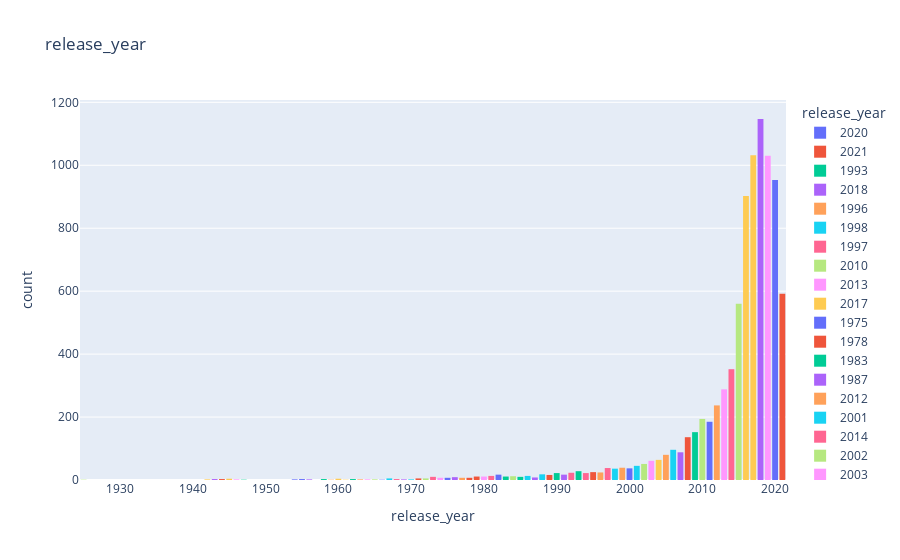

Notebook cell for this chart:
### Markdown cell above
**Netflix Content Release Year Distribution**

generates a histogram using the Plotly Express library to visualize the distribution of Netflix content based on the release year. Each bar in the histogram represents the count of content items released in a particular year. The 'release_year' column from the Netflix dataset is used as the x-axis, and each bar's color represents the corresponding release year.

### Code cell
fig = px.histogram(n_data,x="release_year", title="release_year", color="release_year")
# Update the layout and add box plots
fig.update_layout(
    bargap=0.2
)
fig.show()

### Figure 1 — Plotly figure (JSON) as saved in the notebook; plotly's stock layout.template omitted (floating-point values rounded to 4 significant figures; data arrays with more than 128 entries replaced by an {"elided": "..."} marker saying what was removed)
{"data": [{"alignmentgroup": "True", "bingroup": "x", "hovertemplate": "release_year=%{x}<br>count=%{y}<extra></extra>", "legendgroup": "2020", "marker": {"color": "#636efa", "pattern": {"shape": ""}}, "name": "2020", "offsetgroup": "2020", "orientation": "v", "showlegend": true, "type": "histogram", "x": {"elided": "953 int values"}, "xaxis": "x", "yaxis": "y"}, {"alignmentgroup": "True", "bingroup": "x", "hovertemplate": "release_year=%{x}<br>count=%{y}<extra></extra>", "legendgroup": "2021", "marker": {"color": "#EF553B", "pattern": {"shape": ""}}, "name": "2021", "offsetgroup": "2021", "orientation": "v", "showlegend": true, "type": "histogram", "x": {"elided": "592 int values"}, "xaxis": "x", "yaxis": "y"}, {"alignmentgroup": "True", "bingroup": "x", "hovertemplate": "release_year=%{x}<br>count=%{y}<extra></extra>", "legendgroup": "1993", "marker": {"color": "#00cc96", "pattern": {"shape": ""}}, "name": "1993", "offsetgroup": "1993", "orientation": "v", "showlegend": true, "type": "histogram", "x": [1993, 1993, 1993, 1993, 1993, 1993, 1993, 1993, 1993, 1993, 1993, 1993, 1993, 1993, 1993, 1993, 1993, 1993, 1993, 1993, 1993, 1993, 1993, 1993, 1993, 1993, 1993, 1993], "xaxis": "x", "yaxis": "y"}, {"alignmentgroup": "True", "bingroup": "x", "hovertemplate": "release_year=%{x}<br>count=%{y}<extra></extra>", "legendgroup": "2018", "marker": {"color": "#ab63fa", "pattern": {"shape": ""}}, "name": "2018", "offsetgroup": "2018", "orientation": "v", "showlegend": true, "type": "histogram", "x": {"elided": "1147 int values"}, "xaxis": "x", "yaxis": "y"}, {"alignmentgroup": "True", "bingroup": "x", "hovertemplate": "release_year=%{x}<br>count=%{y}<extra></extra>", "legendgroup": "1996", "marker": {"color": "#FFA15A", "pattern": {"shape": ""}}, "name": "1996", "offsetgroup": "1996", "orientation": "v", "showlegend": true, "type": "histogram", "x": [1996, 1996, 1996, 1996, 1996, 1996, 1996, 1996, 1996, 1996, 1996, 1996, 1996, 1996, 1996, 1996, 1996, 1996, 1996, 1996, 1996, 1996, 1996, 1996], "xaxis": "x", "yaxis": "y"}, {"alignmentgroup": "True", "bingroup": "x", "hovertemplate": "release_year=%{x}<br>count=%{y}<extra></extra>", "legendgroup": "1998", "marker": {"color": "#19d3f3", "pattern": {"shape": ""}}, "name": "1998", "offsetgroup": "1998", "orientation": "v", "showlegend": true, "type": "histogram", "x": [1998, 1998, 1998, 1998, 1998, 1998, 1998, 1998, 1998, 1998, 1998, 1998, 1998, 1998, 1998, 1998, 1998, 1998, 1998, 1998, 1998, 1998, 1998, 1998, 1998, 1998, 1998, 1998, 1998, 1998, 1998, 1998, 1998, 1998, 1998, 1998], "xaxis": "x", "yaxis": "y"}, {"alignmentgroup": "True", "bingroup": "x", "hovertemplate": "release_year=%{x}<br>count=%{y}<extra></extra>", "legendgroup": "1997", "marker": {"color": "#FF6692", "pattern": {"shape": ""}}, "name": "1997", "offsetgroup": "1997", "orientation": "v", "showlegend": true, "type": "histogram", "x": [1997, 1997, 1997, 1997, 1997, 1997, 1997, 1997, 1997, 1997, 1997, 1997, 1997, 1997, 1997, 1997, 1997, 1997, 1997, 1997, 1997, 1997, 1997, 1997, 1997, 1997, 1997, 1997, 1997, 1997, 1997, 1997, 1997, 1997, 1997, 1997, 1997, 1997], "xaxis": "x", "yaxis": "y"}, {"alignmentgroup": "True", "bingroup": "x", "hovertemplate": "release_year=%{x}<br>count=%{y}<extra></extra>", "legendgroup": "2010", "marker": {"color": "#B6E880", "pattern": {"shape": ""}}, "name": "2010", "offsetgroup": "2010", "orientation": "v", "showlegend": true, "type": "histogram", "x": {"elided": "194 int values"}, "xaxis": "x", "yaxis": "y"}, {"alignmentgroup": "True", "bingroup": "x", "hovertemplate": "release_year=%{x}<br>count=%{y}<extra></extra>", "legendgroup": "2013", "marker": {"color": "#FF97FF", "pattern": {"shape": ""}}, "name": "2013", "offsetgroup": "2013", "orientation": "v", "showlegend": true, "type": "histogram", "x": {"elided": "288 int values"}, "xaxis": "x", "yaxis": "y"}, {"alignmentgroup": "True", "bingroup": "x", "hovertemplate": "release_year=%{x}<br>count=%{y}<extra></extra>", "legendgroup": "2017", "marker": {"color": "#FECB52", "pattern": {"shape": ""}}, "name": "2017", "offsetgroup": "2017", "orientation": "v", "showlegend": true, "type": "histogram", "x": {"elided": "1032 int values"}, "xaxis": "x", "yaxis": "y"}, {"alignmentgroup": "True", "bingroup": "x", "hovertemplate": "release_year=%{x}<br>count=%{y}<extra></extra>", "legendgroup": "1975", "marker": {"color": "#636efa", "pattern": {"shape": ""}}, "name": "1975", "offsetgroup": "1975", "orientation": "v", "showlegend": true, "type": "histogram", "x": [1975, 1975, 1975, 1975, 1975, 1975, 1975], "xaxis": "x", "yaxis": "y"}, {"alignmentgroup": "True", "bingroup": "x", "hovertemplate": "release_year=%{x}<br>count=%{y}<extra></extra>", "legendgroup": "1978", "marker": {"color": "#EF553B", "pattern": {"shape": ""}}, "name": "1978", "offsetgroup": "1978", "orientation": "v", "showlegend": true, "type": "histogram", "x": [1978, 1978, 1978, 1978, 1978, 1978, 1978], "xaxis": "x", "yaxis": "y"}, {"alignmentgroup": "True", "bingroup": "x", "hovertemplate": "release_year=%{x}<br>count=%{y}<extra></extra>", "legendgroup": "1983", "marker": {"color": "#00cc96", "pattern": {"shape": ""}}, "name": "1983", "offsetgroup": "1983", "orientation": "v", "showlegend": true, "type": "histogram", "x": [1983, 1983, 1983, 1983, 1983, 1983, 1983, 1983, 1983, 1983, 1983], "xaxis": "x", "yaxis": "y"}, {"alignmentgroup": "True", "bingroup": "x", "hovertemplate": "release_year=%{x}<br>count=%{y}<extra></extra>", "legendgroup": "1987", "marker": {"color": "#ab63fa", "pattern": {"shape": ""}}, "name": "1987", "offsetgroup": "1987", "orientation": "v", "showlegend": true, "type": "histogram", "x": [1987, 1987, 1987, 1987, 1987, 1987, 1987, 1987], "xaxis": "x", "yaxis": "y"}, {"alignmentgroup": "True", "bingroup": "x", "hovertemplate": "release_year=%{x}<br>count=%{y}<extra></extra>", "legendgroup": "2012", "marker": {"color": "#FFA15A", "pattern": {"shape": ""}}, "name": "2012", "offsetgroup": "2012", "orientation": "v", "showlegend": true, "type": "histogram", "x": {"elided": "237 int values"}, "xaxis": "x", "yaxis": "y"}, {"alignmentgroup": "True", "bingroup": "x", "hovertemplate": "release_year=%{x}<br>count=%{y}<extra></extra>", "legendgroup": "2001", "marker": {"color": "#19d3f3", "pattern": {"shape": ""}}, "name": "2001", "offsetgroup": "2001", "orientation": "v", "showlegend": true, "type": "histogram", "x": [2001, 2001, 2001, 2001, 2001, 2001, 2001, 2001, 2001, 2001, 2001, 2001, 2001, 2001, 2001, 2001, 2001, 2001, 2001, 2001, 2001, 2001, 2001, 2001, 2001, 2001, 2001, 2001, 2001, 2001, 2001, 2001, 2001, 2001, 2001, 2001, 2001, 2001, 2001, 2001, 2001, 2001, 2001, 2001, 2001], "xaxis": "x", "yaxis": "y"}, {"alignmentgroup": "True", "bingroup": "x", "hovertemplate": "release_year=%{x}<br>count=%{y}<extra></extra>", "legendgroup": "2014", "marker": {"color": "#FF6692", "pattern": {"shape": ""}}, "name": "2014", "offsetgroup": "2014", "orientation": "v", "showlegend": true, "type": "histogram", "x": {"elided": "352 int values"}, "xaxis": "x", "yaxis": "y"}, {"alignmentgroup": "True", "bingroup": "x", "hovertemplate": "release_year=%{x}<br>count=%{y}<extra></extra>", "legendgroup": "2002", "marker": {"color": "#B6E880", "pattern": {"shape": ""}}, "name": "2002", "offsetgroup": "2002", "orientation": "v", "showlegend": true, "type": "histogram", "x": [2002, 2002, 2002, 2002, 2002, 2002, 2002, 2002, 2002, 2002, 2002, 2002, 2002, 2002, 2002, 2002, 2002, 2002, 2002, 2002, 2002, 2002, 2002, 2002, 2002, 2002, 2002, 2002, 2002, 2002, 2002, 2002, 2002, 2002, 2002, 2002, 2002, 2002, 2002, 2002, 2002, 2002, 2002, 2002, 2002, 2002, 2002, 2002, 2002, 2002, 2002], "xaxis": "x", "yaxis": "y"}, {"alignmentgroup": "True", "bingroup": "x", "hovertemplate": "release_year=%{x}<br>count=%{y}<extra></extra>", "legendgroup": "2003", "marker": {"color": "#FF97FF", "pattern": {"shape": ""}}, "name": "2003", "offsetgroup": "2003", "orientation": "v", "showlegend": true, "type": "histogram", "x": [2003, 2003, 2003, 2003, 2003, 2003, 2003, 2003, 2003, 2003, 2003, 2003, 2003, 2003, 2003, 2003, 2003, 2003, 2003, 2003, 2003, 2003, 2003, 2003, 2003, 2003, 2003, 2003, 2003, 2003, 2003, 2003, 2003, 2003, 2003, 2003, 2003, 2003, 2003, 2003, 2003, 2003, 2003, 2003, 2003, 2003, 2003, 2003, 2003, 2003, 2003, 2003, 2003, 2003, 2003, 2003, 2003, 2003, 2003, 2003, 2003], "xaxis": "x", "yaxis": "y"}, {"alignmentgroup": "True", "bingroup": "x", "hovertemplate": "release_year=%{x}<br>count=%{y}<extra></extra>", "legendgroup": "2004", "marker": {"color": "#FECB52", "pattern": {"shape": ""}}, "name": "2004", "offsetgroup": "2004", "orientation": "v", "showlegend": true, "type": "histogram", "x": [2004, 2004, 2004, 2004, 2004, 2004, 2004, 2004, 2004, 2004, 2004, 2004, 2004, 2004, 2004, 2004, 2004, 2004, 2004, 2004, 2004, 2004, 2004, 2004, 2004, 2004, 2004, 2004, 2004, 2004, 2004, 2004, 2004, 2004, 2004, 2004, 2004, 2004, 2004, 2004, 2004, 2004, 2004, 2004, 2004, 2004, 2004, 2004, 2004, 2004, 2004, 2004, 2004, 2004, 2004, 2004, 2004, 2004, 2004, 2004, 2004, 2004, 2004, 2004], "xaxis": "x", "yaxis": "y"}, {"alignmentgroup": "True", "bingroup": "x", "hovertemplate": "release_year=%{x}<br>count=%{y}<extra></extra>", "legendgroup": "2011", "marker": {"color": "#636efa", "pattern": {"shape": ""}}, "name": "2011", "offsetgroup": "2011", "orientation": "v", "showlegend": true, "type": "histogram", "x": {"elided": "185 int values"}, "xaxis": "x", "yaxis": "y"}, {"alignmentgroup": "True", "bingroup": "x", "hovertemplate": "release_year=%{x}<br>count=%{y}<extra></extra>", "legendgroup": "2008", "marker": {"color": "#EF553B", "pattern": {"shape": ""}}, "name": "2008", "offsetgroup": "2008", "orientation": "v", "showlegend": true, "type": "histogram", "x": {"elided": "136 int values"}, "xaxis": "x", "yaxis": "y"}, {"alignmentgroup": "True", "bingroup": "x", "hovertemplate": "release_year=%{x}<br>count=%{y}<extra></extra>", "legendgroup": "2009", "marker": {"color": "#00cc96", "pattern": {"shape": ""}}, "name": "2009", "offsetgroup": "2009", "orientation": "v", "showlegend": true, "type": "histogram", "x": {"elided": "152 int values"}, "xaxis": "x", "yaxis": "y"}, {"alignmentgroup": "True", "bingroup": "x", "hovertemplate": "release_year=%{x}<br>count=%{y}<extra></extra>", "legendgroup": "2007", "marker": {"color": "#ab63fa", "pattern": {"shape": ""}}, "name": "2007", "offsetgroup": "2007", "orientation": "v", "showlegend": true, "type": "histogram", "x": [2007, 2007, 2007, 2007, 2007, 2007, 2007, 2007, 2007, 2007, 2007, 2007, 2007, 2007, 2007, 2007, 2007, 2007, 2007, 2007, 2007, 2007, 2007, 2007, 2007, 2007, 2007, 2007, 2007, 2007, 2007, 2007, 2007, 2007, 2007, 2007, 2007, 2007, 2007, 2007, 2007, 2007, 2007, 2007, 2007, 2007, 2007, 2007, 2007, 2007, 2007, 2007, 2007, 2007, 2007, 2007, 2007, 2007, 2007, 2007, 2007, 2007, 2007, 2007, 2007, 2007, 2007, 2007, 2007, 2007, 2007, 2007, 2007, 2007, 2007, 2007, 2007, 2007, 2007, 2007, 2007, 2007, 2007, 2007, 2007, 2007, 2007, 2007], "xaxis": "x", "yaxis": "y"}, {"alignmentgroup": "True", "bingroup": "x", "hovertemplate": "release_year=%{x}<br>count=%{y}<extra></extra>", "legendgroup": "2005", "marker": {"color": "#FFA15A", "pattern": {"shape": ""}}, "name": "2005", "offsetgroup": "2005", "orientation": "v", "showlegend": true, "type": "histogram", "x": [2005, 2005, 2005, 2005, 2005, 2005, 2005, 2005, 2005, 2005, 2005, 2005, 2005, 2005, 2005, 2005, 2005, 2005, 2005, 2005, 2005, 2005, 2005, 2005, 2005, 2005, 2005, 2005, 2005, 2005, 2005, 2005, 2005, 2005, 2005, 2005, 2005, 2005, 2005, 2005, 2005, 2005, 2005, 2005, 2005, 2005, 2005, 2005, 2005, 2005, 2005, 2005, 2005, 2005, 2005, 2005, 2005, 2005, 2005, 2005, 2005, 2005, 2005, 2005, 2005, 2005, 2005, 2005, 2005, 2005, 2005, 2005, 2005, 2005, 2005, 2005, 2005, 2005, 2005, 2005], "xaxis": "x", "yaxis": "y"}, {"alignmentgroup": "True", "bingroup": "x", "hovertemplate": "release_year=%{x}<br>count=%{y}<extra></extra>", "legendgroup": "2006", "marker": {"color": "#19d3f3", "pattern": {"shape": ""}}, "name": "2006", "offsetgroup": "2006", "orientation": "v", "showlegend": true, "type": "histogram", "x": [2006, 2006, 2006, 2006, 2006, 2006, 2006, 2006, 2006, 2006, 2006, 2006, 2006, 2006, 2006, 2006, 2006, 2006, 2006, 2006, 2006, 2006, 2006, 2006, 2006, 2006, 2006, 2006, 2006, 2006, 2006, 2006, 2006, 2006, 2006, 2006, 2006, 2006, 2006, 2006, 2006, 2006, 2006, 2006, 2006, 2006, 2006, 2006, 2006, 2006, 2006, 2006, 2006, 2006, 2006, 2006, 2006, 2006, 2006, 2006, 2006, 2006, 2006, 2006, 2006, 2006, 2006, 2006, 2006, 2006, 2006, 2006, 2006, 2006, 2006, 2006, 2006, 2006, 2006, 2006, 2006, 2006, 2006, 2006, 2006, 2006, 2006, 2006, 2006, 2006, 2006, 2006, 2006, 2006, 2006, 2006], "xaxis": "x", "yaxis": "y"}, {"alignmentgroup": "True", "bingroup": "x", "hovertemplate": "release_year=%{x}<br>count=%{y}<extra></extra>", "legendgroup": "1994", "marker": {"color": "#FF6692", "pattern": {"shape": ""}}, "name": "1994", "offsetgroup": "1994", "orientation": "v", "showlegend": true, "type": "histogram", "x": [1994, 1994, 1994, 1994, 1994, 1994, 1994, 1994, 1994, 1994, 1994, 1994, 1994, 1994, 1994, 1994, 1994, 1994, 1994, 1994, 1994, 1994], "xaxis": "x", "yaxis": "y"}, {"alignmentgroup": "True", "bingroup": "x", "hovertemplate": "release_year=%{x}<br>count=%{y}<extra></extra>", "legendgroup": "2015", "marker": {"color": "#B6E880", "pattern": {"shape": ""}}, "name": "2015", "offsetgroup": "2015", "orientation": "v", "showlegend": true, "type": "histogram", "x": {"elided": "560 int values"}, "xaxis": "x", "yaxis": "y"}, {"alignmentgroup": "True", "bingroup": "x", "hovertemplate": "release_year=%{x}<br>count=%{y}<extra></extra>", "legendgroup": "2019", "marker": {"color": "#FF97FF", "pattern": {"shape": ""}}, "name": "2019", "offsetgroup": "2019", "orientation": "v", "showlegend": true, "type": "histogram", "x": {"elided": "1030 int values"}, "xaxis": "x", "yaxis": "y"}, {"alignmentgroup": "True", "bingroup": "x", "hovertemplate": "release_year=%{x}<br>count=%{y}<extra></extra>", "legendgroup": "2016", "marker": {"color": "#FECB52", "pattern": {"shape": ""}}, "name": "2016", "offsetgroup": "2016", "orientation": "v", "showlegend": true, "type": "histogram", "x": {"elided": "902 int values"}, "xaxis": "x", "yaxis": "y"}, {"alignmentgroup": "True", "bingroup": "x", "hovertemplate": "release_year=%{x}<br>count=%{y}<extra></extra>", "legendgroup": "1982", "marker": {"color": "#636efa", "pattern": {"shape": ""}}, "name": "1982", "offsetgroup": "1982", "orientation": "v", "showlegend": true, "type": "histogram", "x": [1982, 1982, 1982, 1982, 1982, 1982, 1982, 1982, 1982, 1982, 1982, 1982, 1982, 1982, 1982, 1982, 1982], "xaxis": "x", "yaxis": "y"}, {"alignmentgroup": "True", "bingroup": "x", "hovertemplate": "release_year=%{x}<br>count=%{y}<extra></extra>", "legendgroup": "1989", "marker": {"color": "#EF553B", "pattern": {"shape": ""}}, "name": "1989", "offsetgroup": "1989", "orientation": "v", "showlegend": true, "type": "histogram", "x": [1989, 1989, 1989, 1989, 1989, 1989, 1989, 1989, 1989, 1989, 1989, 1989, 1989, 1989, 1989, 1989], "xaxis": "x", "yaxis": "y"}, {"alignmentgroup": "True", "bingroup": "x", "hovertemplate": "release_year=%{x}<br>count=%{y}<extra></extra>", "legendgroup": "1990", "marker": {"color": "#00cc96", "pattern": {"shape": ""}}, "name": "1990", "offsetgroup": "1990", "orientation": "v", "showlegend": true, "type": "histogram", "x": [1990, 1990, 1990, 1990, 1990, 1990, 1990, 1990, 1990, 1990, 1990, 1990, 1990, 1990, 1990, 1990, 1990, 1990, 1990, 1990, 1990, 1990], "xaxis": "x", "yaxis": "y"}, {"alignmentgroup": "True", "bingroup": "x", "hovertemplate": "release_year=%{x}<br>count=%{y}<extra></extra>", "legendgroup": "1991", "marker": {"color": "#ab63fa", "pattern": {"shape": ""}}, "name": "1991", "offsetgroup": "1991", "orientation": "v", "showlegend": true, "type": "histogram", "x": [1991, 1991, 1991, 1991, 1991, 1991, 1991, 1991, 1991, 1991, 1991, 1991, 1991, 1991, 1991, 1991, 1991], "xaxis": "x", "yaxis": "y"}, {"alignmentgroup": "True", "bingroup": "x", "hovertemplate": "release_year=%{x}<br>count=%{y}<extra></extra>", "legendgroup": "1999", "marker": {"color": "#FFA15A", "pattern": {"shape": ""}}, "name": "1999", "offsetgroup": "1999", "orientation": "v", "showlegend": true, "type": "histogram", "x": [1999, 1999, 1999, 1999, 1999, 1999, 1999, 1999, 1999, 1999, 1999, 1999, 1999, 1999, 1999, 1999, 1999, 1999, 1999, 1999, 1999, 1999, 1999, 1999, 1999, 1999, 1999, 1999, 1999, 1999, 1999, 1999, 1999, 1999, 1999, 1999, 1999, 1999, 1999], "xaxis": "x", "yaxis": "y"}, {"alignmentgroup": "True", "bingroup": "x", "hovertemplate": "release_year=%{x}<br>count=%{y}<extra></extra>", "legendgroup": "1986", "marker": {"color": "#19d3f3", "pattern": {"shape": ""}}, "name": "1986", "offsetgroup": "1986", "orientation": "v", "showlegend": true, "type": "histogram", "x": [1986, 1986, 1986, 1986, 1986, 1986, 1986, 1986, 1986, 1986, 1986, 1986, 1986], "xaxis": "x", "yaxis": "y"}, {"alignmentgroup": "True", "bingroup": "x", "hovertemplate": "release_year=%{x}<br>count=%{y}<extra></extra>", "legendgroup": "1992", "marker": {"color": "#FF6692", "pattern": {"shape": ""}}, "name": "1992", "offsetgroup": "1992", "orientation": "v", "showlegend": true, "type": "histogram", "x": [1992, 1992, 1992, 1992, 1992, 1992, 1992, 1992, 1992, 1992, 1992, 1992, 1992, 1992, 1992, 1992, 1992, 1992, 1992, 1992, 1992, 1992, 1992], "xaxis": "x", "yaxis": "y"}, {"alignmentgroup": "True", "bingroup": "x", "hovertemplate": "release_year=%{x}<br>count=%{y}<extra></extra>", "legendgroup": "1984", "marker": {"color": "#B6E880", "pattern": {"shape": ""}}, "name": "1984", "offsetgroup": "1984", "orientation": "v", "showlegend": true, "type": "histogram", "x": [1984, 1984, 1984, 1984, 1984, 1984, 1984, 1984, 1984, 1984, 1984, 1984], "xaxis": "x", "yaxis": "y"}, {"alignmentgroup": "True", "bingroup": "x", "hovertemplate": "release_year=%{x}<br>count=%{y}<extra></extra>", "legendgroup": "1980", "marker": {"color": "#FF97FF", "pattern": {"shape": ""}}, "name": "1980", "offsetgroup": "1980", "orientation": "v", "showlegend": true, "type": "histogram", "x": [1980, 1980, 1980, 1980, 1980, 1980, 1980, 1980, 1980, 1980, 1980], "xaxis": "x", "yaxis": "y"}, {"alignmentgroup": "True", "bingroup": "x", "hovertemplate": "release_year=%{x}<br>count=%{y}<extra></extra>", "legendgroup": "1961", "marker": {"color": "#FECB52", "pattern": {"shape": ""}}, "name": "1961", "offsetgroup": "1961", "orientation": "v", "showlegend": true, "type": "histogram", "x": [1961], "xaxis": "x", "yaxis": "y"}, {"alignmentgroup": "True", "bingroup": "x", "hovertemplate": "release_year=%{x}<br>count=%{y}<extra></extra>", "legendgroup": "2000", "marker": {"color": "#636efa", "pattern": {"shape": ""}}, "name": "2000", "offsetgroup": "2000", "orientation": "v", "showlegend": true, "type": "histogram", "x": [2000, 2000, 2000, 2000, 2000, 2000, 2000, 2000, 2000, 2000, 2000, 2000, 2000, 2000, 2000, 2000, 2000, 2000, 2000, 2000, 2000, 2000, 2000, 2000, 2000, 2000, 2000, 2000, 2000, 2000, 2000, 2000, 2000, 2000, 2000, 2000, 2000], "xaxis": "x", "yaxis": "y"}, {"alignmentgroup": "True", "bingroup": "x", "hovertemplate": "release_year=%{x}<br>count=%{y}<extra></extra>", "legendgroup": "1995", "marker": {"color": "#EF553B", "pattern": {"shape": ""}}, "name": "1995", "offsetgroup": "1995", "orientation": "v", "showlegend": true, "type": "histogram", "x": [1995, 1995, 1995, 1995, 1995, 1995, 1995, 1995, 1995, 1995, 1995, 1995, 1995, 1995, 1995, 1995, 1995, 1995, 1995, 1995, 1995, 1995, 1995, 1995, 1995], "xaxis": "x", "yaxis": "y"}, {"alignmentgroup": "True", "bingroup": "x", "hovertemplate": "release_year=%{x}<br>count=%{y}<extra></extra>", "legendgroup": "1985", "marker": {"color": "#00cc96", "pattern": {"shape": ""}}, "name": "1985", "offsetgroup": "1985", "orientation": "v", "showlegend": true, "type": "histogram", "x": [1985, 1985, 1985, 1985, 1985, 1985, 1985, 1985, 1985, 1985], "xaxis": "x", "yaxis": "y"}, {"alignmentgroup": "True", "bingroup": "x", "hovertemplate": "release_year=%{x}<br>count=%{y}<extra></extra>", "legendgroup": "1976", "marker": {"color": "#ab63fa", "pattern": {"shape": ""}}, "name": "1976", "offsetgroup": "1976", "orientation": "v", "showlegend": true, "type": "histogram", "x": [1976, 1976, 1976, 1976, 1976, 1976, 1976, 1976, 1976], "xaxis": "x", "yaxis": "y"}, {"alignmentgroup": "True", "bingroup": "x", "hovertemplate": "release_year=%{x}<br>count=%{y}<extra></extra>", "legendgroup": "1959", "marker": {"color": "#FFA15A", "pattern": {"shape": ""}}, "name": "1959", "offsetgroup": "1959", "orientation": "v", "showlegend": true, "type": "histogram", "x": [1959], "xaxis": "x", "yaxis": "y"}, {"alignmentgroup": "True", "bingroup": "x", "hovertemplate": "release_year=%{x}<br>count=%{y}<extra></extra>", "legendgroup": "1988", "marker": {"color": "#19d3f3", "pattern": {"shape": ""}}, "name": "1988", "offsetgroup": "1988", "orientation": "v", "showlegend": true, "type": "histogram", "x": [1988, 1988, 1988, 1988, 1988, 1988, 1988, 1988, 1988, 1988, 1988, 1988, 1988, 1988, 1988, 1988, 1988, 1988], "xaxis": "x", "yaxis": "y"}, {"alignmentgroup": "True", "bingroup": "x", "hovertemplate": "release_year=%{x}<br>count=%{y}<extra></extra>", "legendgroup": "1981", "marker": {"color": "#FF6692", "pattern": {"shape": ""}}, "name": "1981", "offsetgroup": "1981", "orientation": "v", "showlegend": true, "type": "histogram", "x": [1981, 1981, 1981, 1981, 1981, 1981, 1981, 1981, 1981, 1981, 1981, 1981, 1981], "xaxis": "x", "yaxis": "y"}, {"alignmentgroup": "True", "bingroup": "x", "hovertemplate": "release_year=%{x}<br>count=%{y}<extra></extra>", "legendgroup": "1972", "marker": {"color": "#B6E880", "pattern": {"shape": ""}}, "name": "1972", "offsetgroup": "1972", "orientation": "v", "showlegend": true, "type": "histogram", "x": [1972, 1972, 1972, 1972, 1972], "xaxis": "x", "yaxis": "y"}, {"alignmentgroup": "True", "bingroup": "x", "hovertemplate": "release_year=%{x}<br>count=%{y}<extra></extra>", "legendgroup": "1964", "marker": {"color": "#FF97FF", "pattern": {"shape": ""}}, "name": "1964", "offsetgroup": "1964", "orientation": "v", "showlegend": true, "type": "histogram", "x": [1964, 1964], "xaxis": "x", "yaxis": "y"}, {"alignmentgroup": "True", "bingroup": "x", "hovertemplate": "release_year=%{x}<br>count=%{y}<extra></extra>", "legendgroup": "1945", "marker": {"color": "#FECB52", "pattern": {"shape": ""}}, "name": "1945", "offsetgroup": "1945", "orientation": "v", "showlegend": true, "type": "histogram", "x": [1945, 1945, 1945, 1945], "xaxis": "x", "yaxis": "y"}, {"alignmentgroup": "True", "bingroup": "x", "hovertemplate": "release_year=%{x}<br>count=%{y}<extra></extra>", "legendgroup": "1954", "marker": {"color": "#636efa", "pattern": {"shape": ""}}, "name": "1954", "offsetgroup": "1954", "orientation": "v", "showlegend": true, "type": "histogram", "x": [1954, 1954], "xaxis": "x", "yaxis": "y"}, {"alignmentgroup": "True", "bingroup": "x", "hovertemplate": "release_year=%{x}<br>count=%{y}<extra></extra>", "legendgroup": "1979", "marker": {"color": "#EF553B", "pattern": {"shape": ""}}, "name": "1979", "offsetgroup": "1979", "orientation": "v", "showlegend": true, "type": "histogram", "x": [1979, 1979, 1979, 1979, 1979, 1979, 1979, 1979, 1979, 1979, 1979], "xaxis": "x", "yaxis": "y"}, {"alignmentgroup": "True", "bingroup": "x", "hovertemplate": "release_year=%{x}<br>count=%{y}<extra></extra>", "legendgroup": "1958", "marker": {"color": "#00cc96", "pattern": {"shape": ""}}, "name": "1958", "offsetgroup": "1958", "orientation": "v", "showlegend": true, "type": "histogram", "x": [1958, 1958, 1958], "xaxis": "x", "yaxis": "y"}, {"alignmentgroup": "True", "bingroup": "x", "hovertemplate": "release_year=%{x}<br>count=%{y}<extra></extra>", "legendgroup": "1956", "marker": {"color": "#ab63fa", "pattern": {"shape": ""}}, "name": "1956", "offsetgroup": "1956", "orientation": "v", "showlegend": true, "type": "histogram", "x": [1956, 1956], "xaxis": "x", "yaxis": "y"}, {"alignmentgroup": "True", "bingroup": "x", "hovertemplate": "release_year=%{x}<br>count=%{y}<extra></extra>", "legendgroup": "1963", "marker": {"color": "#FFA15A", "pattern": {"shape": ""}}, "name": "1963", "offsetgroup": "1963", "orientation": "v", "showlegend": true, "type": "histogram", "x": [1963, 1963], "xaxis": "x", "yaxis": "y"}, {"alignmentgroup": "True", "bingroup": "x", "hovertemplate": "release_year=%{x}<br>count=%{y}<extra></extra>", "legendgroup": "1970", "marker": {"color": "#19d3f3", "pattern": {"shape": ""}}, "name": "1970", "offsetgroup": "1970", "orientation": "v", "showlegend": true, "type": "histogram", "x": [1970, 1970], "xaxis": "x", "yaxis": "y"}, {"alignmentgroup": "True", "bingroup": "x", "hovertemplate": "release_year=%{x}<br>count=%{y}<extra></extra>", "legendgroup": "1973", "marker": {"color": "#FF6692", "pattern": {"shape": ""}}, "name": "1973", "offsetgroup": "1973", "orientation": "v", "showlegend": true, "type": "histogram", "x": [1973, 1973, 1973, 1973, 1973, 1973, 1973, 1973, 1973, 1973], "xaxis": "x", "yaxis": "y"}, {"alignmentgroup": "True", "bingroup": "x", "hovertemplate": "release_year=%{x}<br>count=%{y}<extra></extra>", "legendgroup": "1925", "marker": {"color": "#B6E880", "pattern": {"shape": ""}}, "name": "1925", "offsetgroup": "1925", "orientation": "v", "showlegend": true, "type": "histogram", "x": [1925], "xaxis": "x", "yaxis": "y"}, {"alignmentgroup": "True", "bingroup": "x", "hovertemplate": "release_year=%{x}<br>count=%{y}<extra></extra>", "legendgroup": "1974", "marker": {"color": "#FF97FF", "pattern": {"shape": ""}}, "name": "1974", "offsetgroup": "1974", "orientation": "v", "showlegend": true, "type": "histogram", "x": [1974, 1974, 1974, 1974, 1974, 1974, 1974], "xaxis": "x", "yaxis": "y"}, {"alignmentgroup": "True", "bingroup": "x", "hovertemplate": "release_year=%{x}<br>count=%{y}<extra></extra>", "legendgroup": "1960", "marker": {"color": "#FECB52", "pattern": {"shape": ""}}, "name": "1960", "offsetgroup": "1960", "orientation": "v", "showlegend": true, "type": "histogram", "x": [1960, 1960, 1960, 1960], "xaxis": "x", "yaxis": "y"}, {"alignmentgroup": "True", "bingroup": "x", "hovertemplate": "release_year=%{x}<br>count=%{y}<extra></extra>", "legendgroup": "1966", "marker": {"color": "#636efa", "pattern": {"shape": ""}}, "name": "1966", "offsetgroup": "1966", "orientation": "v", "showlegend": true, "type": "histogram", "x": [1966], "xaxis": "x", "yaxis": "y"}, {"alignmentgroup": "True", "bingroup": "x", "hovertemplate": "release_year=%{x}<br>count=%{y}<extra></extra>", "legendgroup": "1971", "marker": {"color": "#EF553B", "pattern": {"shape": ""}}, "name": "1971", "offsetgroup": "1971", "orientation": "v", "showlegend": true, "type": "histogram", "x": [1971, 1971, 1971, 1971, 1971], "xaxis": "x", "yaxis": "y"}, {"alignmentgroup": "True", "bingroup": "x", "hovertemplate": "release_year=%{x}<br>count=%{y}<extra></extra>", "legendgroup": "1962", "marker": {"color": "#00cc96", "pattern": {"shape": ""}}, "name": "1962", "offsetgroup": "1962", "orientation": "v", "showlegend": true, "type": "histogram", "x": [1962, 1962, 1962], "xaxis": "x", "yaxis": "y"}, {"alignmentgroup": "True", "bingroup": "x", "hovertemplate": "release_year=%{x}<br>count=%{y}<extra></extra>", "legendgroup": "1969", "marker": {"color": "#ab63fa", "pattern": {"shape": ""}}, "name": "1969", "offsetgroup": "1969", "orientation": "v", "showlegend": true, "type": "histogram", "x": [1969, 1969], "xaxis": "x", "yaxis": "y"}, {"alignmentgroup": "True", "bingroup": "x", "hovertemplate": "release_year=%{x}<br>count=%{y}<extra></extra>", "legendgroup": "1977", "marker": {"color": "#FFA15A", "pattern": {"shape": ""}}, "name": "1977", "offsetgroup": "1977", "orientation": "v", "showlegend": true, "type": "histogram", "x": [1977, 1977, 1977, 1977, 1977, 1977, 1977], "xaxis": "x", "yaxis": "y"}, {"alignmentgroup": "True", "bingroup": "x", "hovertemplate": "release_year=%{x}<br>count=%{y}<extra></extra>", "legendgroup": "1967", "marker": {"color": "#19d3f3", "pattern": {"shape": ""}}, "name": "1967", "offsetgroup": "1967", "orientation": "v", "showlegend": true, "type": "histogram", "x": [1967, 1967, 1967, 1967, 1967], "xaxis": "x", "yaxis": "y"}, {"alignmentgroup": "True", "bingroup": "x", "hovertemplate": "release_year=%{x}<br>count=%{y}<extra></extra>", "legendgroup": "1968", "marker": {"color": "#FF6692", "pattern": {"shape": ""}}, "name": "1968", "offsetgroup": "1968", "orientation": "v", "showlegend": true, "type": "histogram", "x": [1968, 1968, 1968], "xaxis": "x", "yaxis": "y"}, {"alignmentgroup": "True", "bingroup": "x", "hovertemplate": "release_year=%{x}<br>count=%{y}<extra></extra>", "legendgroup": "1965", "marker": {"color": "#B6E880", "pattern": {"shape": ""}}, "name": "1965", "offsetgroup": "1965", "orientation": "v", "showlegend": true, "type": "histogram", "x": [1965, 1965], "xaxis": "x", "yaxis": "y"}, {"alignmentgroup": "True", "bingroup": "x", "hovertemplate": "release_year=%{x}<br>count=%{y}<extra></extra>", "legendgroup": "1946", "marker": {"color": "#FF97FF", "pattern": {"shape": ""}}, "name": "1946", "offsetgroup": "1946", "orientation": "v", "showlegend": true, "type": "histogram", "x": [1946, 1946], "xaxis": "x", "yaxis": "y"}, {"alignmentgroup": "True", "bingroup": "x", "hovertemplate": "release_year=%{x}<br>count=%{y}<extra></extra>", "legendgroup": "1942", "marker": {"color": "#FECB52", "pattern": {"shape": ""}}, "name": "1942", "offsetgroup": "1942", "orientation": "v", "showlegend": true, "type": "histogram", "x": [1942, 1942], "xaxis": "x", "yaxis": "y"}, {"alignmentgroup": "True", "bingroup": "x", "hovertemplate": "release_year=%{x}<br>count=%{y}<extra></extra>", "legendgroup": "1955", "marker": {"color": "#636efa", "pattern": {"shape": ""}}, "name": "1955", "offsetgroup": "1955", "orientation": "v", "showlegend": true, "type": "histogram", "x": [1955, 1955, 1955], "xaxis": "x", "yaxis": "y"}, {"alignmentgroup": "True", "bingroup": "x", "hovertemplate": "release_year=%{x}<br>count=%{y}<extra></extra>", "legendgroup": "1944", "marker": {"color": "#EF553B", "pattern": {"shape": ""}}, "name": "1944", "offsetgroup": "1944", "orientation": "v", "showlegend": true, "type": "histogram", "x": [1944, 1944, 1944], "xaxis": "x", "yaxis": "y"}, {"alignmentgroup": "True", "bingroup": "x", "hovertemplate": "release_year=%{x}<br>count=%{y}<extra></extra>", "legendgroup": "1947", "marker": {"color": "#00cc96", "pattern": {"shape": ""}}, "name": "1947", "offsetgroup": "1947", "orientation": "v", "showlegend": true, "type": "histogram", "x": [1947], "xaxis": "x", "yaxis": "y"}, {"alignmentgroup": "True", "bingroup": "x", "hovertemplate": "release_year=%{x}<br>count=%{y}<extra></extra>", "legendgroup": "1943", "marker": {"color": "#ab63fa", "pattern": {"shape": ""}}, "name": "1943", "offsetgroup": "1943", "orientation": "v", "showlegend": true, "type": "histogram", "x": [1943, 1943, 1943], "xaxis": "x", "yaxis": "y"}], "layout": {"bargap": 0.2, "barmode": "relative", "legend": {"title": {"text": "release_year"}, "tracegroupgap": 0}, "title": {"text": "release_year"}, "xaxis": {"anchor": "y", "categoryarray": [2020, 2021, 1993, 2018, 1996, 1998, 1997, 2010, 2013, 2017, 1975, 1978, 1983, 1987, 2012, 2001, 2014, 2002, 2003, 2004, 2011, 2008, 2009, 2007, 2005, 2006, 1994, 2015, 2019, 2016, 1982, 1989, 1990, 1991, 1999, 1986, 1992, 1984, 1980, 1961, 2000, 1995, 1985, 1976, 1959, 1988, 1981, 1972, 1964, 1945, 1954, 1979, 1958, 1956, 1963, 1970, 1973, 1925, 1974, 1960, 1966, 1971, 1962, 1969, 1977, 1967, 1968, 1965, 1946, 1942, 1955, 1944, 1947, 1943], "categoryorder": "array", "domain": [0, 1], "title": {"text": "release_year"}}, "yaxis": {"anchor": "x", "domain": [0, 1], "title": {"text": "count"}}}}
